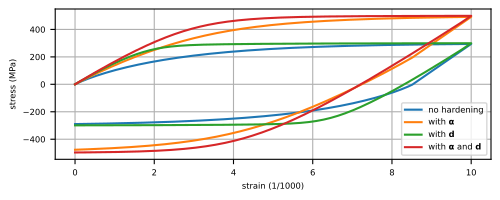

The Python source for this figure:
import os
import subprocess
from pathlib import Path
from tempfile import TemporaryDirectory

import matplotlib.pyplot as plt
import numpy as np

plt.rcParams.update({"font.size": 6})

isotropic_stress = 3e2
hardening = 0
kinematic_stress = 2e2

z_rate = 4e2
a_rate = 1e3
d_rate = 2e3

model = rf"""
node 1 0 0
node 2 1 0

material Subloading1D 1 2E5 \
{isotropic_stress} {hardening} 0 0 \
0 0 0 0 \
{z_rate} {a_rate} {d_rate} 0

material Subloading1D 2 2E5 \
{isotropic_stress} {hardening} 0 0 \
{kinematic_stress} 0 0 0 \
{z_rate} {a_rate} {d_rate} 0

material Subloading1D 3 2E5 \
{isotropic_stress} {hardening} 0 0 \
0 0 0 0 \
{z_rate} {a_rate} {d_rate} 0.9

material Subloading1D 4 2E5 \
{isotropic_stress} {hardening} 0 0 \
{kinematic_stress} 0 0 0 \
{z_rate} {a_rate} {d_rate} 0.9

element T2D2 1 1 2 1 1
element T2D2 2 1 2 2 1
element T2D2 3 1 2 3 1
element T2D2 4 1 2 4 1

plainrecorder 1 Element S 1 2 3 4
plainrecorder 2 Element E 1 2 3 4

fix2 1 1 1
fix2 2 2 1 2

expression SimpleScalar 1 t 0.5-0.5*cos(2pi*t)

amplitude Custom 3 1

disp 1 3 1e-2 1 2

step static 1 1
set fixed_step_size 1
set ini_step_size 1E-3
set symm_mat 0

converger RelIncreDisp 1 1E-10 10 0

analyze

save recorder 1 2

exit
"""


def new_fig():
    fig = plt.figure(figsize=(5, 2), tight_layout=True)
    ax1 = fig.add_subplot(111)
    ax1.grid(True)
    return fig, ax1


SUANPAN_EXE = (
    ("C:\\Users\\Theodore\\Documents\\Repos\\suanPan\\MSVC\\Release\\suanPan.exe")
    if os.name == "nt"
    else "suanpan"
)


def plot():
    global SUANPAN_EXE
    if not SUANPAN_EXE:
        if subprocess.run(["which", "suanpan"]).returncode != 0:
            print("suanPan not found, please install it first.")
            return
        SUANPAN_EXE = "suanpan"

    with TemporaryDirectory() as tmpdir:
        os.chdir(tmpdir)
        with open("subloading.sp", "w") as file:
            file.write(model)
        subprocess.run(
            [SUANPAN_EXE, "-f", "subloading.sp"], capture_output=True, text=True
        )

        fig, ax = new_fig()
        for number, label in zip(
            (1, 2, 3, 4),
            (
                "no hardening",
                r"with $\mathbf{\alpha}$",
                r"with $\mathbf{d}$",
                r"with $\mathbf{\alpha}$ and $\mathbf{d}$",
            ),
        ):
            stress = np.loadtxt(f"R1-S{number}.txt")
            strain = np.loadtxt(f"R2-E{number}.txt")

            ax.plot(strain[:, 1] * 1e3, stress[:, 1], label=label)

        ax.legend()
        ax.set_xlabel("strain ($1/1000$)")
        ax.set_ylabel("stress (MPa)")

        fig.savefig(Path(__file__).parent / "illustration_subloading.pdf")


if __name__ == "__main__":
    plot()
